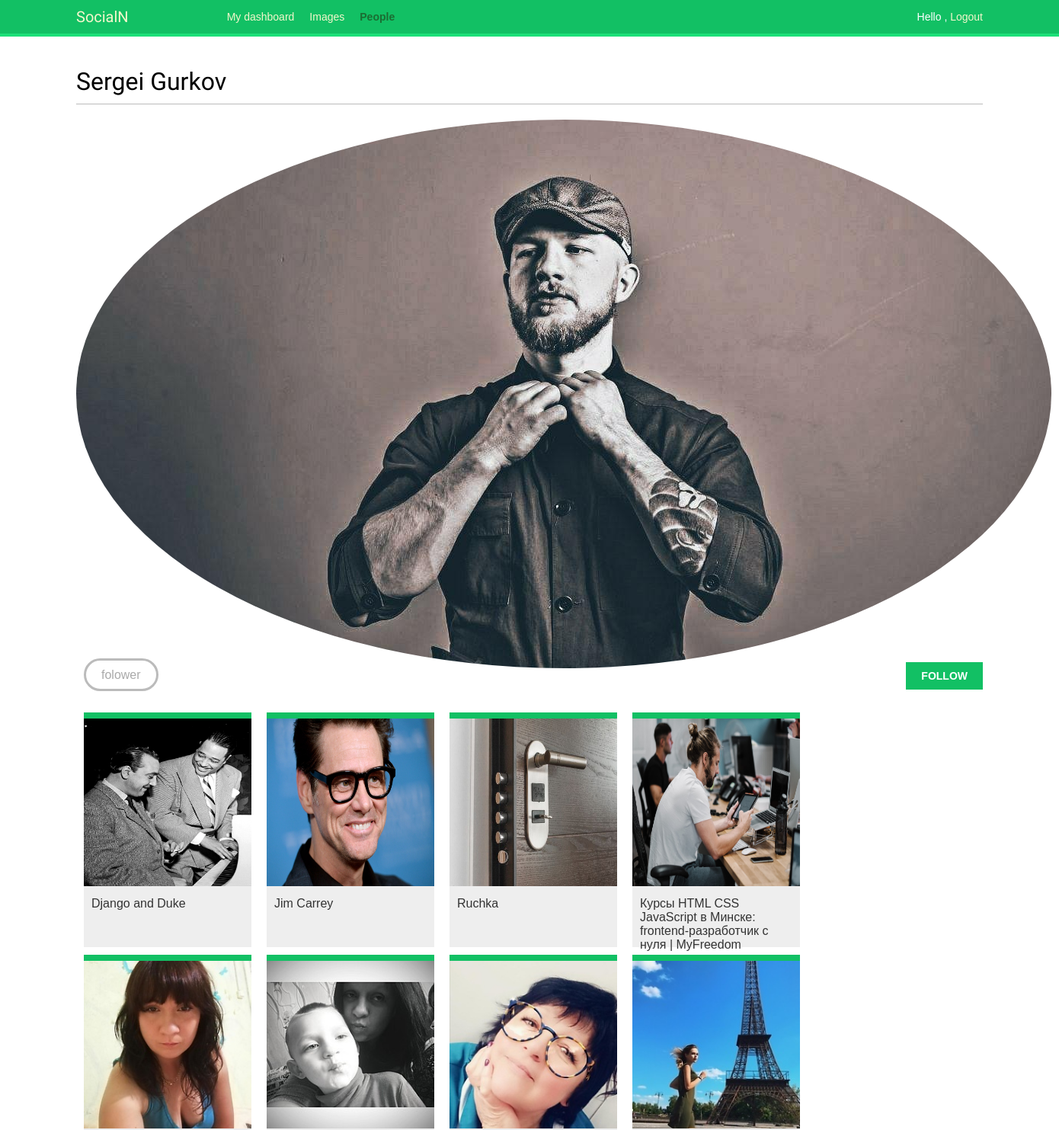
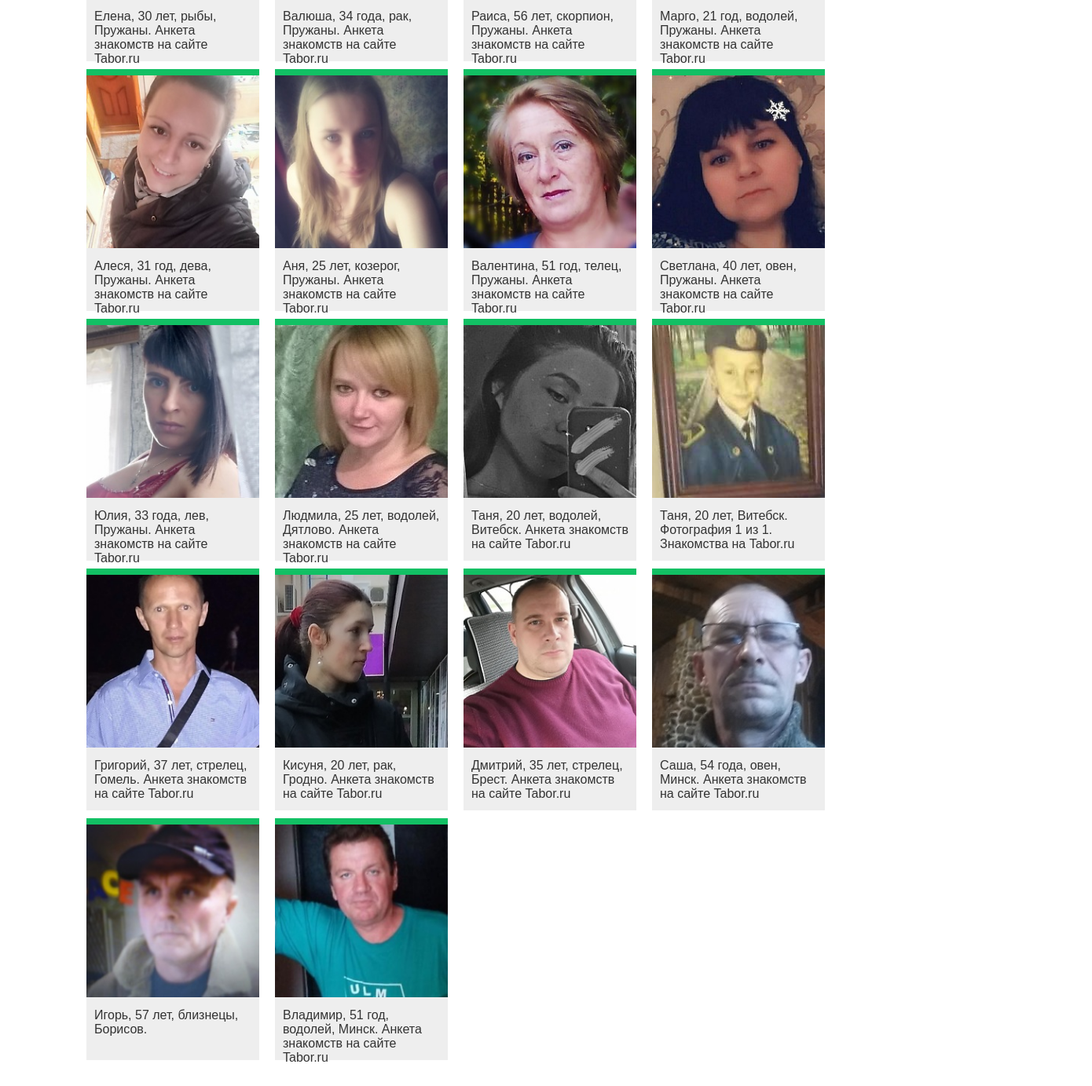
Page /account/users/Admin/ (signed in) on the committed database (2 pictures, top to bottom).
### images/models.py (models this page shows, shortened)
class Image(models.Model):
    user = models.ForeignKey(
        settings.AUTH_USER_MODEL,
        related_name="images_created",
        on_delete=models.CASCADE,
    )
    title = models.CharField(max_length=200)
    slug = AutoSlugField(populate_from='title')
    url = models.URLField()
    image = models.ImageField(upload_to="images/%Y/%m/%d")
    description = models.TextField(blank=True)
    created = models.DateField(auto_now_add=True, db_index=True)
    users_like = models.ManyToManyField(
        settings.AUTH_USER_MODEL, related_name="images_liked", blank=True
    )
    total_likes = models.PositiveIntegerField(db_index=True, default=0)
    def get_absolute_url(self):
        return reverse("images:detail", args=[self.id, self.slug])

### account/views.py (the view)
# urls.py: path("users/<username>/", views.user_detail, name="user_detail"),
@login_required
def user_detail(request, username):
    user = get_object_or_404(User, username=username, is_active=True)
    return render(request,
                  "account/user/detail.html",
                  {'section': 'people',
                   'user': user})

### account/templates/account/user/detail.html (shortened to what this page needs)
{% extends 'base.html' %}
{% load thumbnail %}
{% block content %}
    <h1>{{ user.get_full_name }}</h1>
    <div class="profile-info">
        {% thumbnail user.profile.photo "180x180" crop="100%" as im %}
            <img src="{{ im.url }}" class="user-detail">
        {% endthumbnail %}
    </div>
    {% with total_followers=user.folowers.count %}
        <span class="count">
            folower{{ total_folowers|pluralize }}
        </span>
        <a href="#" data-id="{{ user.id }}" data-action="{% if request.user in user.followers.all %}un{% endif %}follow"
        class="follow button">
        {% if request.user not in user.followers.all %}
            Follow
        {% else %}
            Unfollow
        {% endif %}
        </a>
        <div id="image-list" class="image-container">
            {% include "images/image/list_ajax.html" with images=user.images_created.all %}
        </div>
    {% endwith %}
{% endblock %}

### images/templates/images/image/list_ajax.html
{% load thumbnail %}
{% for image in images %}
    <div class='image'>
        <a href='{{ image.get_absolute_url }}'>
            {% thumbnail image.image "300x300" crop="100%" as im %}
                <a href="{{ image.get_absolute_url }}">
                    <img src="{{ im.url }}">
                </a>
            {% endthumbnail %}
        </a>
        <div class='info'>
            <a href='{{ image.get_absolute_url }}' class='title'>{{ image.title }}</a>
        </div>
    </div>
{% endfor %}

### account/static/css/base.css (style rules this page uses)
body { margin:0; padding:0; font-family:helvetica, sans-serif; }
a { color:#12c064; text-decoration:none; }
h1, h2, h3, h4, h5 , h6 { font-family: 'Muli', sans-serif; font-weight:normal; }
h1 { border-bottom:1px solid #bbb; padding:0 0 10px 0; margin:10px 0 20px 0; }
input[type=submit], a.button { font-weight:bold; background:#12c064; color:#fff; padding:10px 20px; font-size:14px; text-transform:uppercase; }
.count { color:#aaa; border:3px solid #bbb; border-radius:26px; padding:10px 20px; margin:20px 10px 0; }
a.like, a.follow { float:right; margin-top:-8px; }
#image-list { overflow:auto; }
#image-list .image { float:left; width:220px; height:300px; margin:0 10px 10px 10px; border-top:8px solid #12c064; background:#eee; }
#image-list img { width:220px; height:220px; }
#image-list .info { padding:10px; }
#image-list .info a { color:#333; }
img.user-detail { border-radius:50%; float:left; }
.profile-info { float:left; overflow:auto; margin-right:20px; }
.image-container { margin-top:40px; }

### rows in the picture
Image: shows a picture, title "Django and Duke"
Image: shows a picture, title "Jim Carrey"
Image: shows a picture, title "Ruchka"
Image: shows a picture, title "Курсы HTML CSS JavaScript в Минске: frontend-разработчик с нуля | MyFreedom"
Image: shows a picture, title "Елена, 30 лет, рыбы, Пружаны. Анкета знакомств на сайте Tabor.ru"
Image: shows a picture, title "Валюша, 34 года, рак, Пружаны. Анкета знакомств на сайте Tabor.ru"
Image: shows a picture, title "Раиса, 56 лет, скорпион, Пружаны. Анкета знакомств на сайте Tabor.ru"
Image: shows a picture, title "Марго, 21 год, водолей, Пружаны. Анкета знакомств на сайте Tabor.ru"
Image: shows a picture, title "Алеся, 31 год, дева, Пружаны. Анкета знакомств на сайте Tabor.ru"
Image: shows a picture, title "Аня, 25 лет, козерог, Пружаны. Анкета знакомств на сайте Tabor.ru"
Image: shows a picture, title "Валентина, 51 год, телец, Пружаны. Анкета знакомств на сайте Tabor.ru"
Image: shows a picture, title "Светлана, 40 лет, овен, Пружаны. Анкета знакомств на сайте Tabor.ru"
Image: shows a picture, title "Юлия, 33 года, лев, Пружаны. Анкета знакомств на сайте Tabor.ru"
Image: shows a picture, title "Людмила, 25 лет, водолей, Дятлово. Анкета знакомств на сайте Tabor.ru"
Image: shows a picture, title "Таня, 20 лет, водолей, Витебск. Анкета знакомств на сайте Tabor.ru"
Image: shows a picture, title "Таня, 20 лет, Витебск. Фотография 1 из 1. Знакомства на Tabor.ru"
Image: shows a picture, title "Григорий, 37 лет, стрелец, Гомель. Анкета знакомств на сайте Tabor.ru"
Image: shows a picture, title "Кисуня, 20 лет, рак, Гродно. Анкета знакомств на сайте Tabor.ru"
Image: shows a picture, title "Дмитрий, 35 лет, стрелец, Брест. Анкета знакомств на сайте Tabor.ru"
Image: shows a picture, title "Саша, 54 года, овен, Минск. Анкета знакомств на сайте Tabor.ru"
Image: shows a picture, title "Игорь, 57 лет, близнецы, Борисов."
Image: shows a picture, title "Владимир, 51 год, водолей, Минск. Анкета знакомств на сайте Tabor.ru"

### other values in the picture
{{ user.get_full_name }} "Sergei Gurkov"
